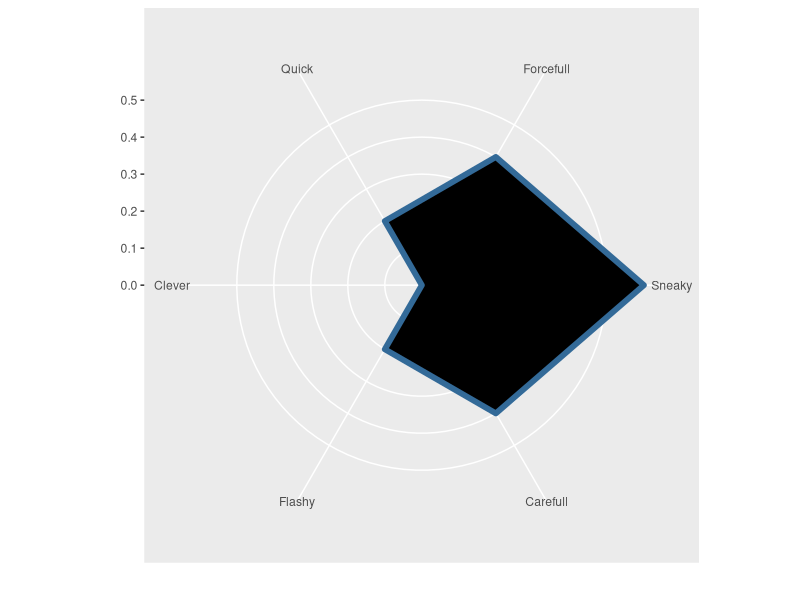

Here is the R script that generated this plot:
library("ggplot2")

me <- data.frame(Time = c(0, 1, 2, 3, 4, 5, 6, 7),
                 Forcefull = c(2, 0, 1, 1, 2, 3, 4, 5),
                 Sneaky = c(3, 0, 1, 1, 2, 3, 4, 5),
                 Carefull = c(2, 0, 1, 1, 2, 3, 4, 5),
                 Flashy = c(1, 0, 1, 1, 2, 3, 4, 5),
                 Clever = c(0, 0, 1, 1, 2, 3, 4, 5),
                 Quick = c(1, 0, 1, 1, 2, 3, 4, 5))
me <- reshape2::melt(me[1, ], id.vars = "Time")
me$value <- me$value/ 5

coord_radar <- function (theta = "x", start = 0, direction = 1) 
{
  theta <- match.arg(theta, c("x", "y"))
  r <- if (theta == "x") 
    "y"
  else "x"
  
  #dirty
  rename_data <- function(coord, data) {
    if (coord$theta == "y") {
      plyr::rename(data, c("y" = "theta", "x" = "r"), warn_missing = FALSE)
    } else {
      plyr::rename(data, c("y" = "r", "x" = "theta"), warn_missing = FALSE)
    }
  }
  theta_rescale <- function(coord, x, scale_details) {
    rotate <- function(x) (x + coord$start) %% (2 * pi) * coord$direction
    rotate(scales::rescale(x, c(0, 2 * pi), scale_details$theta.range))
  }
  
  r_rescale <- function(coord, x, scale_details) {
    scales::rescale(x, c(0, 0.4), scale_details$r.range)
  }
  
  ggproto("CordRadar", CoordPolar, theta = theta, r = r, start = start, 
          direction = sign(direction),
          is_linear = function(coord) TRUE,
          render_bg = function(self, scale_details, theme) {
            scale_details <- rename_data(self, scale_details)
            
            theta <- if (length(scale_details$theta.major) > 0)
              theta_rescale(self, scale_details$theta.major, scale_details)
            thetamin <- if (length(scale_details$theta.minor) > 0)
              theta_rescale(self, scale_details$theta.minor, scale_details)
            thetafine <- seq(0, 2 * pi, length.out = 100)
            
            rfine <- c(r_rescale(self, scale_details$r.major, scale_details))
            
            # This gets the proper theme element for theta and r grid lines:
            #   panel.grid.major.x or .y
            majortheta <- paste("panel.grid.major.", self$theta, sep = "")
            minortheta <- paste("panel.grid.minor.", self$theta, sep = "")
            majorr     <- paste("panel.grid.major.", self$r,     sep = "")
            
            ggplot2:::ggname("grill", grid::grobTree(
              ggplot2:::element_render(theme, "panel.background"),
              if (length(theta) > 0) ggplot2:::element_render(
                theme, majortheta, name = "angle",
                x = c(rbind(0, 0.45 * sin(theta))) + 0.5,
                y = c(rbind(0, 0.45 * cos(theta))) + 0.5,
                id.lengths = rep(2, length(theta)),
                default.units = "native"
              ),
              if (length(thetamin) > 0) ggplot2:::element_render(
                theme, minortheta, name = "angle",
                x = c(rbind(0, 0.45 * sin(thetamin))) + 0.5,
                y = c(rbind(0, 0.45 * cos(thetamin))) + 0.5,
                id.lengths = rep(2, length(thetamin)),
                default.units = "native"
              ),
              
              ggplot2:::element_render(
                theme, majorr, name = "radius",
                x = rep(rfine, each = length(thetafine)) * sin(thetafine) + 0.5,
                y = rep(rfine, each = length(thetafine)) * cos(thetafine) + 0.5,
                id.lengths = rep(length(thetafine), length(rfine)),
                default.units = "native"
              )
            ))
          })
}

# coord_radar <- function (theta = "x", start = 0, direction = 1) 
# {
#   theta <- match.arg(theta, c("x", "y"))
#   r <- if (theta == "x") "y" else "x"
#   ggproto("CordRadar", CoordPolar, theta = theta, r = r, start = start, 
#           direction = sign(direction),
#           is_linear = function(coord) TRUE)
# }

ggplot(me, aes(x = variable, y = value)) +
  geom_polygon(aes(group = Time, color = Time), fill = "black", size = 2, show.legend = FALSE) +
  xlab("") + ylab("") +
  theme(axis.text.x = element_text(vjust = 1)) +
  coord_radar(theta = 'x', start = 0, direction = 1)